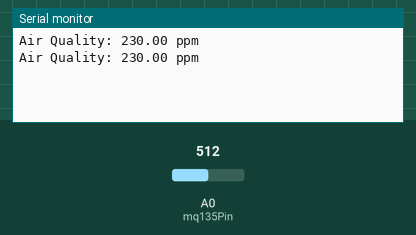
Recording of a sketch running on a simulated Arduino Uno, built with avr-gcc and run on an emulated ATmega328P. Parts: the last lines printed to the serial monitor. Inputs (shaded band) come from the test bench; at power-on: A0 (mq135Pin) = 512.

Above: at 1.8 s.
1.9 s: A0 (mq135Pin) set to 716
At 2.7 s:
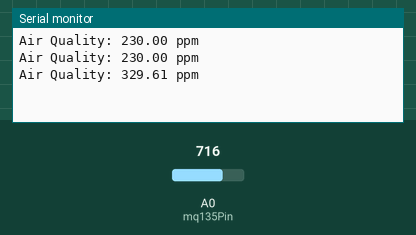
3.4 s: A0 (mq135Pin) set to 900
At 4.3 s:
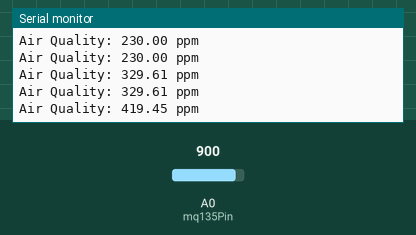
Timing chart, 0 to 6.4 s (numbered marks = the images above; inputs shaded):
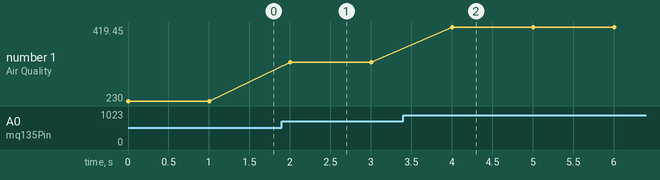

The sketch:

Ardunio_MqSensor.ino
```cpp
// Define the MQ135 sensor pin
int mq135Pin = A0;

void setup() {
  // Initialize Serial communication
  Serial.begin(9600);
}

void loop() {
  // Read the analog value from the MQ135 sensor
  int sensorValue = analogRead(mq135Pin);

  // Convert the analog value to voltage (in millivolts)
  float voltage = sensorValue * (5000.0 / 1024.0);

  // Calculate the air quality in ppm (parts per million)
  float airQuality = (voltage - 200) * 0.1;

  // Print the air quality value to the Serial Monitor
  Serial.print("Air Quality: ");
  Serial.print(airQuality);
  Serial.println(" ppm");

  // Wait for a moment before taking the next reading
  delay(1000);
}
```

Measured:
- after the input at 1.9 s, the serial monitor: prints a new line after 0.10 s (image 1)
- after the input at 3.4 s, the serial monitor: prints a new line after 0.60 s (image 2)
- plotted number 1: 230 → 329.61 after the input at 1.9 s, 329.61 → 419.45 after the input at 3.4 s
